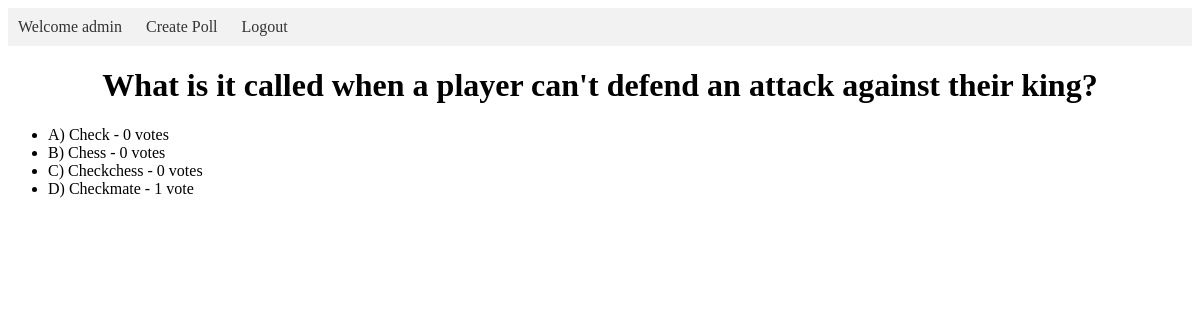
Page /12/results/ (signed in) on the committed database.
### polls/models.py (models this page shows, shortened)
class Poll(models.Model):
    question = models.CharField(max_length=200)

class Choice(models.Model):
    poll = models.ForeignKey(Poll, on_delete=models.CASCADE)
    choice_text = models.CharField(max_length=200)
    votes = models.IntegerField(default=0)

### polls/views.py (the view)
# urls.py: path('<int:poll_id>/results/', views.PollResultsView.as_view(), name='results'),
class PollResultsView(View):
    def get(self, request, poll_id):
        poll = get_object_or_404(Poll, pk=poll_id)
        return render(request, 'polls/poll_results.html', {'poll': poll})

### polls/templates/polls/poll_results.html
{% extends 'polls/base.html' %}
{% block content %}
<h1>{{ poll.question }}</h1>
<ul>
  {% for choice in poll.choice_set.all %}
    <li>{{ choice.choice_text }} - {{ choice.votes }} vote{{ choice.votes|pluralize }}</li>
  {% endfor %}
</ul>
{% endblock %}

### polls/templates/polls/base.html (shortened to what this page needs)
{% load static %}
<!DOCTYPE html>
<html lang="en">
<head>
    <link rel="stylesheet" type="text/css" href="{% static 'polls/style.css' %}">
</head>
<body>
  <nav>
    <ul>
      {% if user.is_authenticated %}
      <li><a href="{% url 'polls:list' %}">Welcome {{user.username}}</a></li>
        <li><a href="{% url 'polls:create' %}">Create Poll</a></li>
        <li><a href="{% url 'polls:logout' %}">Logout</a></li>
      {% else %}
      <li><a href="{% url 'polls:list' %}">Home</a></li>
        <li><a href="{% url 'polls:login' %}">Login</a></li>
        <li><a href="{% url 'polls:register' %}">Register</a></li>
      {% endif %}
    </ul>
  </nav>
    {% block content %}
    {% endblock %}
</body>
</html>

### polls/static/polls/style.css (style rules this page uses)
nav { background-color: #f2f2f2; }
nav ul { list-style-type: none; margin: 0; padding: 0; }
nav ul li { display: inline; }
nav ul li a { display: inline-block; padding: 10px; text-decoration: none; color: #333; }
h1 { text-align: center; }

### rows in the picture
Poll: question "What is it called when a player can't defend an attack against their king?"
Choice: choice_text "A) Check", votes "0"
Choice: choice_text "B) Chess", votes "0"
Choice: choice_text "C) Checkchess", votes "0"
Choice: choice_text "D) Checkmate", votes "1"

### other values in the picture
{{ user.username }} "admin"
